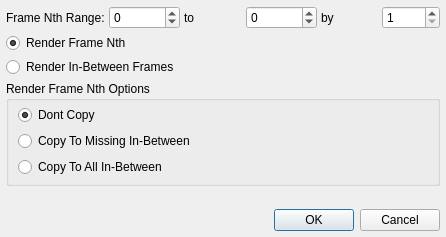
<?xml version="1.0" encoding="UTF-8"?>
<ui version="4.0">
 <class>FrameNthDialogUI</class>
 <widget class="QDialog" name="FrameNthDialogUI">
  <property name="geometry">
   <rect>
    <x>0</x>
    <y>0</y>
    <width>446</width>
    <height>237</height>
   </rect>
  </property>
  <property name="windowTitle">
   <string>Frame Nth Options</string>
  </property>
  <layout class="QVBoxLayout" name="verticalLayout_2">
   <property name="spacing">
    <number>4</number>
   </property>
   <property name="margin">
    <number>6</number>
   </property>
   <item>
    <layout class="QHBoxLayout" name="horizontalLayout">
     <item>
      <widget class="QLabel" name="label_2">
       <property name="text">
        <string>Frame Nth Range:</string>
       </property>
      </widget>
     </item>
     <item>
      <widget class="QSpinBox" name="mStartFrameSpin">
       <property name="minimum">
        <number>-999999999</number>
       </property>
       <property name="maximum">
        <number>999999999</number>
       </property>
      </widget>
     </item>
     <item>
      <widget class="QLabel" name="label_3">
       <property name="text">
        <string>to</string>
       </property>
      </widget>
     </item>
     <item>
      <widget class="QSpinBox" name="mEndFrameSpin">
       <property name="minimum">
        <number>-999999999</number>
       </property>
       <property name="maximum">
        <number>999999999</number>
       </property>
      </widget>
     </item>
     <item>
      <widget class="QLabel" name="label_4">
       <property name="text">
        <string>by</string>
       </property>
      </widget>
     </item>
     <item>
      <widget class="QSpinBox" name="mFrameNthSpin">
       <property name="minimum">
        <number>1</number>
       </property>
       <property name="maximum">
        <number>9999</number>
       </property>
      </widget>
     </item>
    </layout>
   </item>
   <item>
    <widget class="QRadioButton" name="mRenderFrameNthRadio">
     <property name="text">
      <string>Render Frame Nth</string>
     </property>
     <property name="checked">
      <bool>true</bool>
     </property>
    </widget>
   </item>
   <item>
    <widget class="QRadioButton" name="mRenderFillFramesRadio">
     <property name="text">
      <string>Render In-Between Frames</string>
     </property>
    </widget>
   </item>
   <item>
    <widget class="QGroupBox" name="mCopyOptionsGroup">
     <property name="title">
      <string>Render Frame Nth Options</string>
     </property>
     <layout class="QVBoxLayout" name="verticalLayout">
      <property name="topMargin">
       <number>4</number>
      </property>
      <property name="bottomMargin">
       <number>6</number>
      </property>
      <item>
       <widget class="QRadioButton" name="mNoCopyRadio">
        <property name="text">
         <string>Dont Copy</string>
        </property>
        <property name="checked">
         <bool>true</bool>
        </property>
       </widget>
      </item>
      <item>
       <widget class="QRadioButton" name="mCopyToMissingRadio">
        <property name="text">
         <string>Copy To Missing In-Between</string>
        </property>
       </widget>
      </item>
      <item>
       <widget class="QRadioButton" name="mCopyToAllRadio">
        <property name="text">
         <string>Copy To All In-Between</string>
        </property>
       </widget>
      </item>
     </layout>
     <zorder>mCopyToAllRadio</zorder>
     <zorder>mCopyToMissingRadio</zorder>
     <zorder>mNoCopyRadio</zorder>
    </widget>
   </item>
   <item>
    <spacer name="verticalSpacer">
     <property name="orientation">
      <enum>Qt::Vertical</enum>
     </property>
     <property name="sizeHint" stdset="0">
      <size>
       <width>20</width>
       <height>0</height>
      </size>
     </property>
    </spacer>
   </item>
   <item>
    <widget class="QDialogButtonBox" name="ButtonBox">
     <property name="orientation">
      <enum>Qt::Horizontal</enum>
     </property>
     <property name="standardButtons">
      <set>QDialogButtonBox::Cancel|QDialogButtonBox::Ok</set>
     </property>
    </widget>
   </item>
  </layout>
 </widget>
 <resources/>
 <connections>
  <connection>
   <sender>ButtonBox</sender>
   <signal>accepted()</signal>
   <receiver>FrameNthDialogUI</receiver>
   <slot>accept()</slot>
   <hints>
    <hint type="sourcelabel">
     <x>248</x>
     <y>254</y>
    </hint>
    <hint type="destinationlabel">
     <x>157</x>
     <y>274</y>
    </hint>
   </hints>
  </connection>
  <connection>
   <sender>ButtonBox</sender>
   <signal>rejected()</signal>
   <receiver>FrameNthDialogUI</receiver>
   <slot>reject()</slot>
   <hints>
    <hint type="sourcelabel">
     <x>316</x>
     <y>260</y>
    </hint>
    <hint type="destinationlabel">
     <x>286</x>
     <y>274</y>
    </hint>
   </hints>
  </connection>
 </connections>
</ui>
